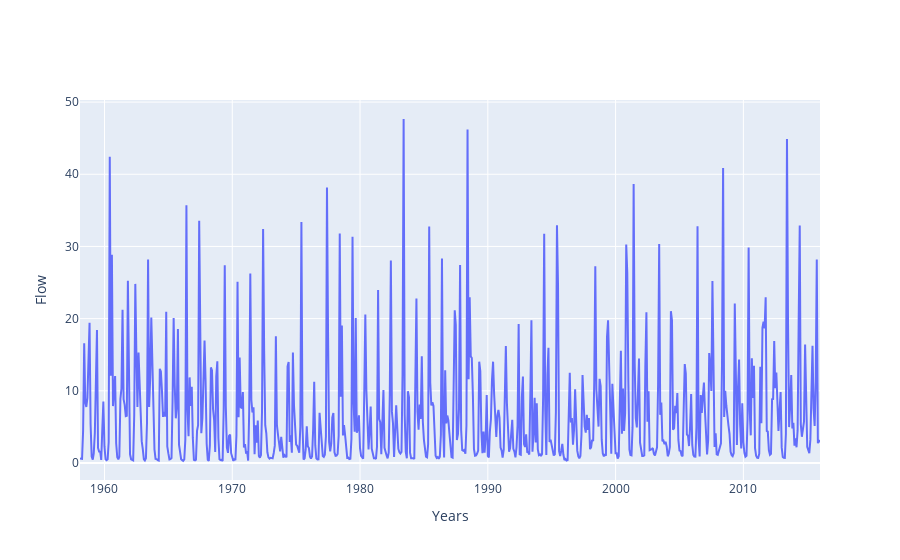

Notebook code for this chart:
### Markdown cell above
### Gráfica de Flow con respecto al tiempo

### Code cell
fig = go.Figure(data=go.Scatter(x= dates,y= flow))
fig.update_layout(xaxis_title="Years", yaxis_title="Flow")
fig.show()

### Figure 1 — Plotly figure (JSON) as saved in the notebook; plotly's stock layout.template omitted (floating-point values rounded to 4 significant figures; data arrays with more than 128 entries replaced by an {"elided": "..."} marker saying what was removed)
{"data": [{"type": "scatter", "x": {"elided": "696 str values"}, "y": {"elided": "696 float values"}}], "layout": {"xaxis": {"title": {"text": "Years"}}, "yaxis": {"title": {"text": "Flow"}}}}
